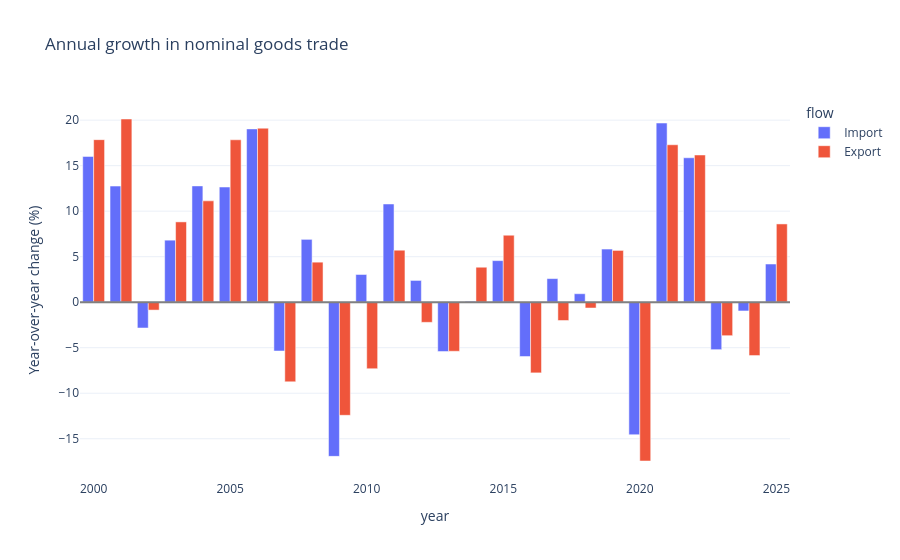

Notebook code cell kept with this figure:
### Markdown cell above
## 6 · Annual growth, structural change and unusual years

Calculate year-over-year percentage changes and identify unusually large movements as **investigation candidates**, not automatically as errors or causal events. Nominal euro trade can change due to **prices** as well as physical quantities.

### Code cell
if not totals.empty:
    growth = totals[['Import','Export']].pct_change(fill_method=None)*100
    display(growth.round(1).rename(columns={'Import':'Import YoY %','Export':'Export YoY %'}).tail(12))
    g = growth.stack().dropna().reset_index()
    g.columns = ['year','flow','growth_pct']
    if not g.empty:
        fig = px.bar(g, x='year', y='growth_pct', color='flow', barmode='group',
                     title='Annual growth in nominal goods trade',
                     labels={'growth_pct':'Year-over-year change (%)'})
        fig.add_hline(y=0, line_color='gray'); fig.show()
        display(Markdown('**Largest absolute annual changes (inspect these years):**'))
        display(g.assign(abs_change=g.growth_pct.abs()).nlargest(8,'abs_change').drop(columns='abs_change'))

### Figure 1 — Plotly figure (JSON) as saved in the notebook; plotly's stock layout.template omitted (floating-point values rounded to 4 significant figures)
{"data": [{"alignmentgroup": "True", "hovertemplate": "flow=Import<br>year=%{x}<br>Year-over-year change (%)=%{y}<extra></extra>", "legendgroup": "Import", "marker": {"color": "#636efa", "pattern": {"shape": ""}}, "name": "Import", "offsetgroup": "Import", "orientation": "v", "showlegend": true, "textposition": "auto", "type": "bar", "x": [2000, 2001, 2002, 2003, 2004, 2005, 2006, 2007, 2008, 2009, 2010, 2011, 2012, 2013, 2014, 2015, 2016, 2017, 2018, 2019, 2020, 2021, 2022, 2023, 2024, 2025], "xaxis": "x", "y": [16.01, 12.76, -2.834, 6.814, 12.78, 12.65, 19.04, -5.364, 6.904, -16.94, 3.045, 10.79, 2.391, -5.419, 0.1014, 4.568, -5.968, 2.592, 0.9315, 5.838, -14.56, 19.68, 15.87, -5.215, -0.9638, 4.194], "yaxis": "y"}, {"alignmentgroup": "True", "hovertemplate": "flow=Export<br>year=%{x}<br>Year-over-year change (%)=%{y}<extra></extra>", "legendgroup": "Export", "marker": {"color": "#EF553B", "pattern": {"shape": ""}}, "name": "Export", "offsetgroup": "Export", "orientation": "v", "showlegend": true, "textposition": "auto", "type": "bar", "x": [2000, 2001, 2002, 2003, 2004, 2005, 2006, 2007, 2008, 2009, 2010, 2011, 2012, 2013, 2014, 2015, 2016, 2017, 2018, 2019, 2020, 2021, 2022, 2023, 2024, 2025], "xaxis": "x", "y": [17.86, 20.12, -0.8675, 8.822, 11.13, 17.84, 19.12, -8.744, 4.398, -12.43, -7.311, 5.711, -2.211, -5.392, 3.842, 7.357, -7.766, -2.012, -0.6405, 5.688, -17.45, 17.3, 16.17, -3.68, -5.862, 8.598], "yaxis": "y"}], "layout": {"barmode": "group", "legend": {"title": {"text": "flow"}, "tracegroupgap": 0}, "shapes": [{"line": {"color": "gray"}, "type": "line", "x0": 0, "x1": 1, "xref": "x domain", "y0": 0, "y1": 0, "yref": "y"}], "title": {"text": "Annual growth in nominal goods trade"}, "xaxis": {"anchor": "y", "domain": [0, 1], "title": {"text": "year"}}, "yaxis": {"anchor": "x", "domain": [0, 1], "title": {"text": "Year-over-year change (%)"}}}}
